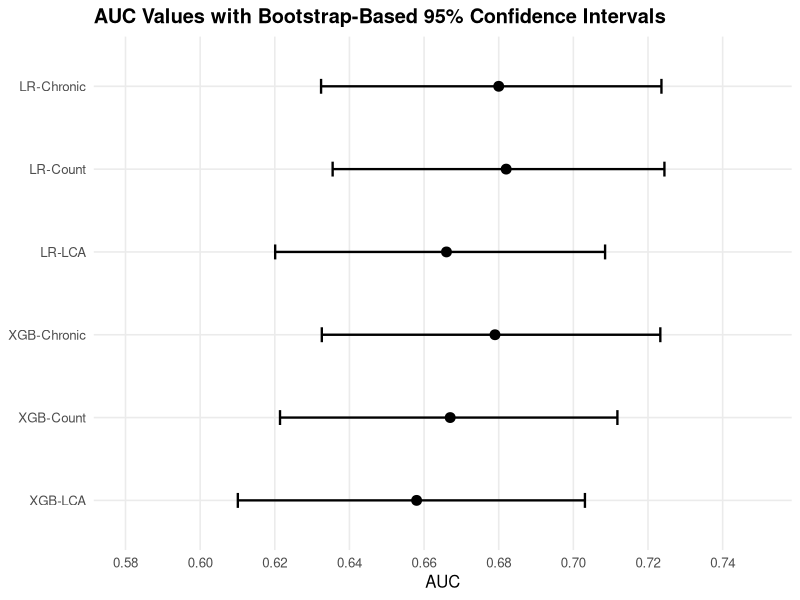
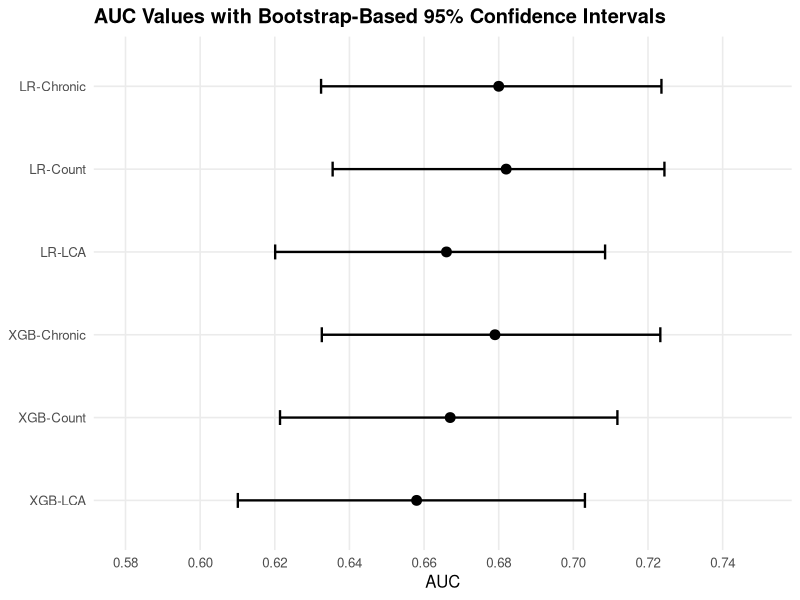

Here is the R script that generated these plots, in order:


# ============================================================
# AUC confidence interval plot
# ============================================================

library(tidyverse)

auc_ci_data <- tibble(
  model = c(
    "LR-Chronic",
    "LR-Count",
    "LR-LCA",
    "XGB-Chronic",
    "XGB-Count",
    "XGB-LCA"
  ),
  auc = c(0.680, 0.682, 0.666, 0.679, 0.667, 0.658),
  ci_low = c(0.6324, 0.6355, 0.6201, 0.6326, 0.6214, 0.6101),
  ci_high = c(0.7236, 0.7244, 0.7085, 0.7233, 0.7118, 0.7031)
)

auc_ci_data <- auc_ci_data %>%
  mutate(
    model = factor(model, levels = rev(model))
  )

auc_ci_plot <- ggplot(auc_ci_data, aes(x = auc, y = model)) +
  geom_errorbarh(
    aes(xmin = ci_low, xmax = ci_high),
    height = 0.18,
    linewidth = 0.8
  ) +
  geom_point(size = 3) +
  geom_vline(xintercept = 0.5, linetype = "dashed", linewidth = 0.5) +
  scale_x_continuous(
    limits = c(0.58, 0.75),
    breaks = seq(0.58, 0.75, by = 0.02)
  ) +
  labs(
    title = "AUC Values with Bootstrap-Based 95% Confidence Intervals",
    x = "AUC",
    y = "Model"
  ) +
  theme_minimal(base_size = 12) +
  theme(
    panel.grid.minor = element_blank(),
    plot.title = element_text(face = "bold"),
    axis.title.y = element_blank()
  )

auc_ci_plot

ggsave(
  filename = "auc_confidence_intervals.png",
  plot = auc_ci_plot,
  width = 7,
  height = 4.5,
  dpi = 300
)
